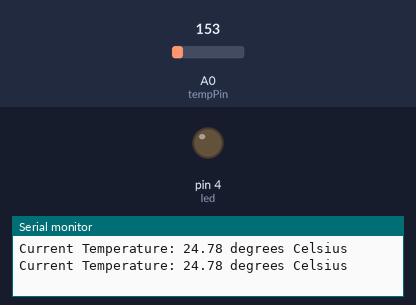
A sketch run on a simulated Arduino Uno, built with avr-gcc and run on an emulated ATmega328P. On the bench: output pins drawn as LEDs (lit = HIGH), the last lines printed to the serial monitor. The inputs (shaded band) are chosen by the test bench; at power-on: A0 (tempPin) = 153.

Above: at 1.8 s.
1.9 s: A0 (tempPin) set to 186
3.4 s: A0 (tempPin) set to 217
At 4.5 s:
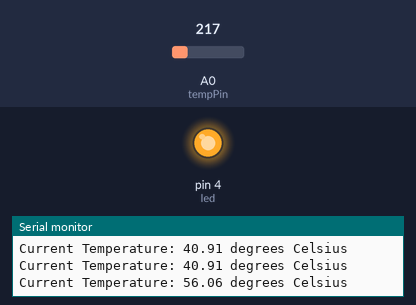
5.5 s: A0 (tempPin) set to 191
At 7.2 s:
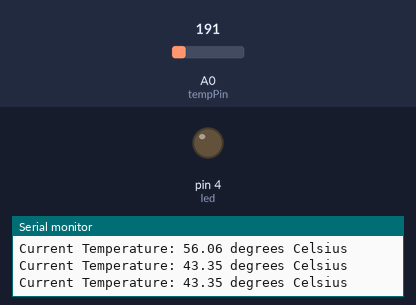
7.5 s: A0 (tempPin) set to 221
At 8.8 s:
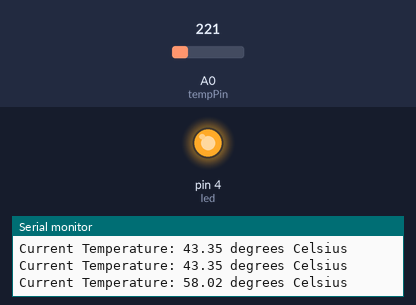
Timing chart, 0 to 10.5 s (numbered marks = the images above; inputs shaded):
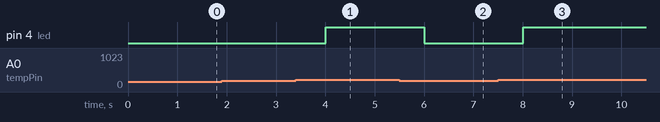

Measured:
- the behaviour switches between 204 and 205 on A0 (tempPin) (found by bisection; images 0 and 1)
- after the input at 3.4 s, pin 4 (led): LOW → HIGH after 0.60 s
- after the input at 5.5 s, pin 4 (led): HIGH → LOW after 0.51 s
- after the input at 7.5 s, pin 4 (led): LOW → HIGH after 0.51 s

The sketch:

Task1.1P.ino
```cpp
// C++ code
//
const int tempPin = A0;
const int led = 4;

void setup() {
  Serial.begin(9600);
  pinMode(tempPin, INPUT);
  pinMode(led, OUTPUT);
}

void loop() {
  int sensorValue = analogRead(tempPin);

  float voltage = sensorValue * (5.0 / 1023.0);
  float temperature = (voltage - 0.5) * 100.0;

  Serial.print("Current Temperature: ");
  Serial.print(temperature);
  Serial.println(" degrees Celsius");

  if (temperature > 50) {
    digitalWrite(led, HIGH);
  } else {
    digitalWrite(led, LOW);
  }

  delay(1000);
}
```
